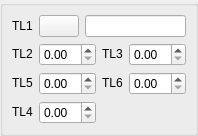
<ui version="4.0" >
 <class>DlgRef_1Sel5Spin_QTD</class>
 <widget class="QWidget" name="DlgRef_1Sel5Spin_QTD" >
  <property name="geometry" >
   <rect>
    <x>0</x>
    <y>0</y>
    <width>174</width>
    <height>123</height>
   </rect>
  </property>
  <property name="windowTitle" >
   <string/>
  </property>
  <layout class="QGridLayout" >
   <property name="margin" >
    <number>0</number>
   </property>
   <property name="spacing" >
    <number>0</number>
   </property>
   <item row="0" column="0" >
    <widget class="QGroupBox" name="GroupBox1" >
     <property name="title" >
      <string/>
     </property>
     <layout class="QGridLayout" >
      <property name="margin" >
       <number>9</number>
      </property>
      <property name="spacing" >
       <number>6</number>
      </property>
      <item row="1" column="0" colspan="3" >
       <layout class="QGridLayout" >
        <property name="margin" >
         <number>0</number>
        </property>
        <property name="spacing" >
         <number>6</number>
        </property>
        <item row="2" column="0" >
         <widget class="QLabel" name="TextLabel4" >
          <property name="sizePolicy" >
           <sizepolicy>
            <hsizetype>0</hsizetype>
            <vsizetype>0</vsizetype>
            <horstretch>0</horstretch>
            <verstretch>0</verstretch>
           </sizepolicy>
          </property>
          <property name="text" >
           <string>TL4</string>
          </property>
          <property name="wordWrap" >
           <bool>false</bool>
          </property>
         </widget>
        </item>
        <item row="0" column="2" >
         <widget class="QLabel" name="TextLabel3" >
          <property name="sizePolicy" >
           <sizepolicy>
            <hsizetype>0</hsizetype>
            <vsizetype>0</vsizetype>
            <horstretch>0</horstretch>
            <verstretch>0</verstretch>
           </sizepolicy>
          </property>
          <property name="text" >
           <string>TL3</string>
          </property>
          <property name="wordWrap" >
           <bool>false</bool>
          </property>
         </widget>
        </item>
        <item row="1" column="3" >
         <widget class="QDoubleSpinBox" name="SpinBox5" />
        </item>
        <item row="0" column="0" >
         <widget class="QLabel" name="TextLabel2" >
          <property name="sizePolicy" >
           <sizepolicy>
            <hsizetype>0</hsizetype>
            <vsizetype>0</vsizetype>
            <horstretch>0</horstretch>
            <verstretch>0</verstretch>
           </sizepolicy>
          </property>
          <property name="text" >
           <string>TL2</string>
          </property>
          <property name="wordWrap" >
           <bool>false</bool>
          </property>
         </widget>
        </item>
        <item row="0" column="1" >
         <widget class="QDoubleSpinBox" name="SpinBox1" />
        </item>
        <item row="1" column="2" >
         <widget class="QLabel" name="TextLabel6" >
          <property name="sizePolicy" >
           <sizepolicy>
            <hsizetype>0</hsizetype>
            <vsizetype>0</vsizetype>
            <horstretch>0</horstretch>
            <verstretch>0</verstretch>
           </sizepolicy>
          </property>
          <property name="text" >
           <string>TL6</string>
          </property>
          <property name="wordWrap" >
           <bool>false</bool>
          </property>
         </widget>
        </item>
        <item row="0" column="3" >
         <widget class="QDoubleSpinBox" name="SpinBox2" />
        </item>
        <item row="2" column="1" >
         <widget class="QDoubleSpinBox" name="SpinBox3" />
        </item>
        <item row="1" column="1" >
         <widget class="QDoubleSpinBox" name="SpinBox4" />
        </item>
        <item row="1" column="0" >
         <widget class="QLabel" name="TextLabel5" >
          <property name="sizePolicy" >
           <sizepolicy>
            <hsizetype>0</hsizetype>
            <vsizetype>0</vsizetype>
            <horstretch>0</horstretch>
            <verstretch>0</verstretch>
           </sizepolicy>
          </property>
          <property name="text" >
           <string>TL5</string>
          </property>
          <property name="wordWrap" >
           <bool>false</bool>
          </property>
         </widget>
        </item>
       </layout>
      </item>
      <item row="0" column="1" >
       <widget class="QPushButton" name="PushButton1" >
        <property name="sizePolicy" >
         <sizepolicy>
          <hsizetype>0</hsizetype>
          <vsizetype>0</vsizetype>
          <horstretch>0</horstretch>
          <verstretch>0</verstretch>
         </sizepolicy>
        </property>
        <property name="text" >
         <string/>
        </property>
       </widget>
      </item>
      <item row="0" column="0" >
       <widget class="QLabel" name="TextLabel1" >
        <property name="sizePolicy" >
         <sizepolicy>
          <hsizetype>0</hsizetype>
          <vsizetype>0</vsizetype>
          <horstretch>0</horstretch>
          <verstretch>0</verstretch>
         </sizepolicy>
        </property>
        <property name="text" >
         <string>TL1</string>
        </property>
        <property name="wordWrap" >
         <bool>false</bool>
        </property>
       </widget>
      </item>
      <item row="0" column="2" >
       <widget class="QLineEdit" name="LineEdit1" />
      </item>
     </layout>
    </widget>
   </item>
  </layout>
 </widget>
 <layoutdefault spacing="6" margin="11" />
 <pixmapfunction>qPixmapFromMimeSource</pixmapfunction>
 <tabstops>
  <tabstop>PushButton1</tabstop>
  <tabstop>LineEdit1</tabstop>
  <tabstop>SpinBox1</tabstop>
  <tabstop>SpinBox2</tabstop>
  <tabstop>SpinBox4</tabstop>
  <tabstop>SpinBox5</tabstop>
  <tabstop>SpinBox3</tabstop>
 </tabstops>
 <resources/>
 <connections/>
</ui>
